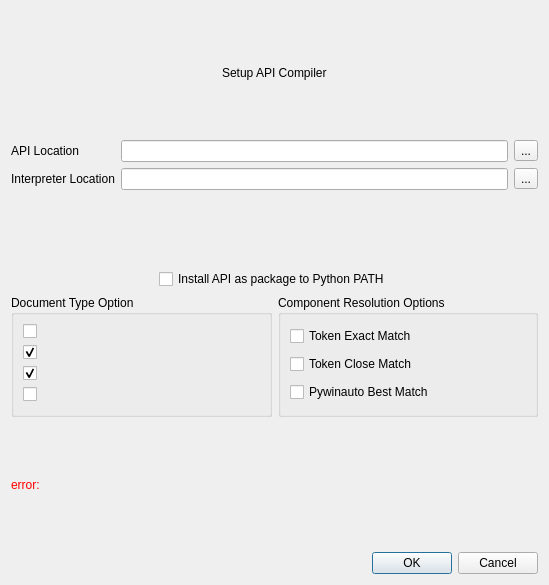
<?xml version="1.0" encoding="UTF-8"?>
<ui version="4.0">
 <class>Dialog</class>
 <widget class="QDialog" name="Dialog">
  <property name="geometry">
   <rect>
    <x>0</x>
    <y>0</y>
    <width>549</width>
    <height>585</height>
   </rect>
  </property>
  <property name="windowTitle">
   <string>Dialog</string>
  </property>
  <layout class="QVBoxLayout" name="verticalLayout_3">
   <item>
    <layout class="QHBoxLayout" name="horizontalLayout_3">
     <item>
      <spacer name="horizontalSpacer_2">
       <property name="orientation">
        <enum>Qt::Horizontal</enum>
       </property>
       <property name="sizeHint" stdset="0">
        <size>
         <width>40</width>
         <height>20</height>
        </size>
       </property>
      </spacer>
     </item>
     <item>
      <widget class="QLabel" name="title_label">
       <property name="text">
        <string>Setup API Compiler</string>
       </property>
      </widget>
     </item>
     <item>
      <spacer name="horizontalSpacer">
       <property name="orientation">
        <enum>Qt::Horizontal</enum>
       </property>
       <property name="sizeHint" stdset="0">
        <size>
         <width>40</width>
         <height>20</height>
        </size>
       </property>
      </spacer>
     </item>
    </layout>
   </item>
   <item>
    <layout class="QFormLayout" name="formLayout">
     <item row="0" column="0">
      <widget class="QLabel" name="folderLabel1">
       <property name="text">
        <string>API Location</string>
       </property>
      </widget>
     </item>
     <item row="0" column="1">
      <layout class="QHBoxLayout" name="horizontalLayout">
       <item>
        <widget class="QLineEdit" name="apiLocation"/>
       </item>
       <item>
        <widget class="QToolButton" name="browseFilesButton_folder">
         <property name="text">
          <string>...</string>
         </property>
        </widget>
       </item>
      </layout>
     </item>
     <item row="1" column="0">
      <widget class="QLabel" name="folderLabel2">
       <property name="text">
        <string>Interpreter Location</string>
       </property>
      </widget>
     </item>
     <item row="1" column="1">
      <layout class="QHBoxLayout" name="horizontalLayout_2">
       <item>
        <widget class="QLineEdit" name="interpreterLocation"/>
       </item>
       <item>
        <widget class="QToolButton" name="browseFilesButton_folder_2">
         <property name="text">
          <string>...</string>
         </property>
        </widget>
       </item>
      </layout>
     </item>
    </layout>
   </item>
   <item>
    <layout class="QHBoxLayout" name="horizontalLayout_5">
     <item>
      <spacer name="horizontalSpacer_3">
       <property name="orientation">
        <enum>Qt::Horizontal</enum>
       </property>
       <property name="sizeHint" stdset="0">
        <size>
         <width>40</width>
         <height>20</height>
        </size>
       </property>
      </spacer>
     </item>
     <item>
      <widget class="QCheckBox" name="checkBoxInstallAPI">
       <property name="toolTip">
        <string>Lets you easily access and use the API from anywhere on your computer.</string>
       </property>
       <property name="text">
        <string>Install API as package to Python PATH</string>
       </property>
       <property name="checked">
        <bool>false</bool>
       </property>
      </widget>
     </item>
     <item>
      <spacer name="horizontalSpacer_4">
       <property name="orientation">
        <enum>Qt::Horizontal</enum>
       </property>
       <property name="sizeHint" stdset="0">
        <size>
         <width>40</width>
         <height>20</height>
        </size>
       </property>
      </spacer>
     </item>
    </layout>
   </item>
   <item>
    <layout class="QHBoxLayout" name="horizontalLayout_4">
     <item>
      <widget class="QGroupBox" name="groupBox_2">
       <property name="title">
        <string>Document Type Option</string>
       </property>
       <layout class="QVBoxLayout" name="verticalLayout">
        <item>
         <widget class="QCheckBox" name="checkBoxTxt">
          <property name="text">
           <string/>
          </property>
          <property name="icon">
           <iconset resource="../../../icons.qrc">
            <normaloff>:/icon/resources/icons/office/txt.png</normaloff>:/icon/resources/icons/office/txt.png</iconset>
          </property>
          <property name="iconSize">
           <size>
            <width>80</width>
            <height>80</height>
           </size>
          </property>
          <property name="checked">
           <bool>false</bool>
          </property>
         </widget>
        </item>
        <item>
         <widget class="QCheckBox" name="checkBoxHtml">
          <property name="text">
           <string/>
          </property>
          <property name="icon">
           <iconset resource="../../../icons.qrc">
            <normaloff>:/icon/resources/icons/office/html.png</normaloff>:/icon/resources/icons/office/html.png</iconset>
          </property>
          <property name="iconSize">
           <size>
            <width>80</width>
            <height>80</height>
           </size>
          </property>
          <property name="checked">
           <bool>true</bool>
          </property>
         </widget>
        </item>
        <item>
         <widget class="QCheckBox" name="checkBoxPdf">
          <property name="text">
           <string/>
          </property>
          <property name="icon">
           <iconset resource="../../../icons.qrc">
            <normaloff>:/icon/resources/icons/office/pdf.png</normaloff>:/icon/resources/icons/office/pdf.png</iconset>
          </property>
          <property name="iconSize">
           <size>
            <width>80</width>
            <height>80</height>
           </size>
          </property>
          <property name="checked">
           <bool>true</bool>
          </property>
         </widget>
        </item>
        <item>
         <widget class="QCheckBox" name="checkBoxEPub">
          <property name="text">
           <string/>
          </property>
          <property name="icon">
           <iconset resource="../../../icons.qrc">
            <normaloff>:/icon/resources/icons/office/epub.png</normaloff>:/icon/resources/icons/office/epub.png</iconset>
          </property>
          <property name="iconSize">
           <size>
            <width>80</width>
            <height>80</height>
           </size>
          </property>
          <property name="checked">
           <bool>false</bool>
          </property>
         </widget>
        </item>
       </layout>
      </widget>
     </item>
     <item>
      <widget class="QGroupBox" name="groupBox_3">
       <property name="title">
        <string>Component Resolution Options</string>
       </property>
       <layout class="QVBoxLayout" name="verticalLayout_2">
        <item>
         <widget class="QCheckBox" name="checkBoxTokenExactMatch">
          <property name="text">
           <string>Token Exact Match</string>
          </property>
         </widget>
        </item>
        <item>
         <widget class="QCheckBox" name="checkBoxTokenCloseMatch">
          <property name="text">
           <string>Token Close Match</string>
          </property>
         </widget>
        </item>
        <item>
         <widget class="QCheckBox" name="checkBoxPywinautoBestMatch">
          <property name="text">
           <string>Pywinauto Best Match</string>
          </property>
         </widget>
        </item>
       </layout>
      </widget>
     </item>
    </layout>
   </item>
   <item>
    <widget class="QLabel" name="error_label">
     <property name="enabled">
      <bool>true</bool>
     </property>
     <property name="autoFillBackground">
      <bool>false</bool>
     </property>
     <property name="styleSheet">
      <string notr="true">color: red</string>
     </property>
     <property name="text">
      <string>error:</string>
     </property>
    </widget>
   </item>
   <item>
    <widget class="QDialogButtonBox" name="dialogButtons">
     <property name="orientation">
      <enum>Qt::Horizontal</enum>
     </property>
     <property name="standardButtons">
      <set>QDialogButtonBox::Cancel|QDialogButtonBox::Ok</set>
     </property>
    </widget>
   </item>
  </layout>
 </widget>
 <resources>
  <include location="../../../icons.qrc"/>
 </resources>
 <connections/>
</ui>
